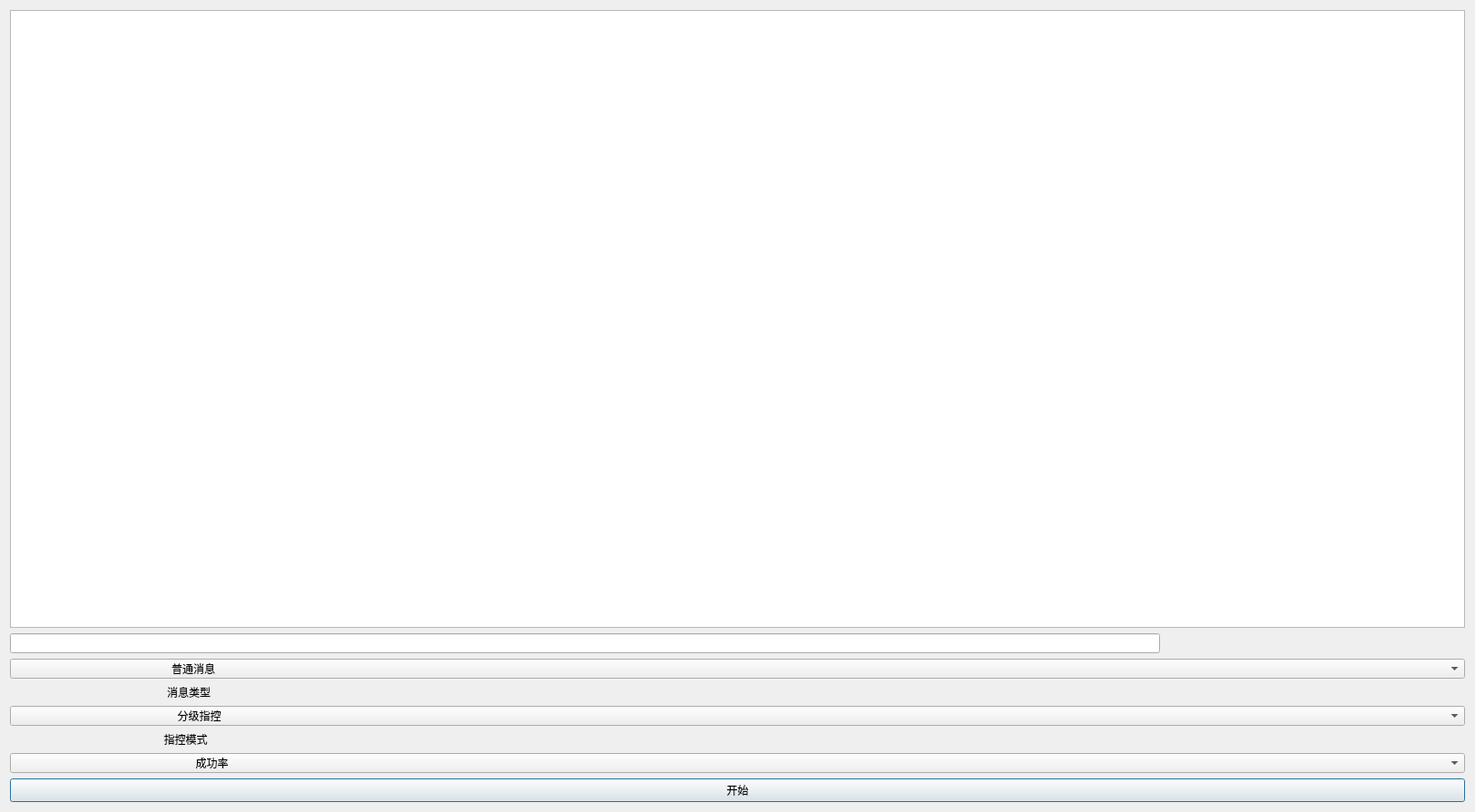
<?xml version="1.0" encoding="UTF-8"?>
<ui version="4.0">
 <class>Dialog</class>
 <widget class="QDialog" name="Dialog">
  <property name="geometry">
   <rect>
    <x>0</x>
    <y>0</y>
    <width>1625</width>
    <height>895</height>
   </rect>
  </property>
  <property name="windowTitle">
   <string>Dialog</string>
  </property>
  <layout class="QVBoxLayout" name="verticalLayout">
   <item>
    <widget class="QGraphicsView" name="graphicsView"/>
   </item>
   <item>
    <widget class="QLineEdit" name="lineEdit">
     <property name="maximumSize">
      <size>
       <width>1267</width>
       <height>16777215</height>
      </size>
     </property>
    </widget>
   </item>
   <item>
    <widget class="QComboBox" name="comboBox">
     <property name="minimumSize">
      <size>
       <width>1603</width>
       <height>0</height>
      </size>
     </property>
     <item>
      <property name="text">
       <string>                                                    普通消息</string>
      </property>
     </item>
     <item>
      <property name="text">
       <string>                                                    重要消息</string>
      </property>
     </item>
     <item>
      <property name="text">
       <string>                                                    关键消息</string>
      </property>
     </item>
    </widget>
   </item>
   <item>
    <widget class="QLabel" name="label">
     <property name="text">
      <string>                                                    消息类型                   </string>
     </property>
    </widget>
   </item>
   <item>
    <widget class="QComboBox" name="comboBox_2">
     <item>
      <property name="text">
       <string>                                                      分级指控</string>
      </property>
     </item>
     <item>
      <property name="text">
       <string>                                                      集中指控</string>
      </property>
     </item>
     <item>
      <property name="text">
       <string>                                                      mesh指控（贪婪路由）</string>
      </property>
     </item>
     <item>
      <property name="text">
       <string>                                                      mesh指控（冗余路由）</string>
      </property>
     </item>
     <item>
      <property name="text">
       <string>                                                      mesh指控（节点移动）</string>
      </property>
     </item>
     <item>
      <property name="text">
       <string>                                                      全部</string>
      </property>
     </item>
    </widget>
   </item>
   <item>
    <widget class="QLabel" name="label_2">
     <property name="text">
      <string>                                                   指控模式</string>
     </property>
    </widget>
   </item>
   <item>
    <widget class="QComboBox" name="comboBox_3">
     <item>
      <property name="text">
       <string>                                                            成功率</string>
      </property>
     </item>
     <item>
      <property name="text">
       <string>                                                             通信</string>
      </property>
     </item>
    </widget>
   </item>
   <item>
    <widget class="QPushButton" name="pushButton_2">
     <property name="text">
      <string>开始</string>
     </property>
    </widget>
   </item>
  </layout>
 </widget>
 <resources/>
 <connections/>
</ui>
